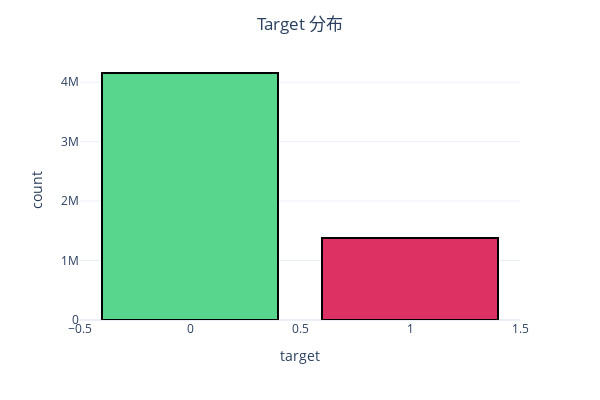

The notebook cell this image was saved under:
### Code cell
# Target {0|1} 比率
train_target = pd.DataFrame(train[target].value_counts()).reset_index()
train_target.columns = [target, 'count']

fig = px.bar(data_frame = train_target, x=target, y='count', width=600, height=400)
fig.update_traces(
                marker_color = ['#58D68D', '#DE3163'],
                marker_line_color = 'rgb(0,0,0)',
                marker_line_width=2)
fig.update_layout(
                title= 'Target 分布', 
                template = 'plotly_white',
                title_x = 0.5)

print('Target == 0 の比率: %0.2f%%' % (train_target["count"][0]*100 / (train_target["count"][0]+ train_target["count"][1])))
print('Target == 1 の比率: %0.2f%%' % (train_target["count"][1]*100 / (train_target["count"][0]+ train_target["count"][1])))

fig.show()

### Figure 1 — Plotly figure (JSON) as saved in the notebook; plotly's stock layout.template omitted (floating-point values rounded to 4 significant figures)
{"data": [{"alignmentgroup": "True", "hovertemplate": "target=%{x}<br>count=%{y}<extra></extra>", "legendgroup": "", "marker": {"color": ["#58D68D", "#DE3163"], "line": {"color": "rgb(0,0,0)", "width": 2}, "pattern": {"shape": ""}}, "name": "", "offsetgroup": "", "orientation": "v", "showlegend": false, "textposition": "auto", "type": "bar", "x": [0, 1], "xaxis": "x", "y": [4153582, 1377869], "yaxis": "y"}], "layout": {"barmode": "relative", "height": 400, "legend": {"tracegroupgap": 0}, "margin": {"t": 60}, "title": {"text": "Target 分布", "x": 0.5}, "width": 600, "xaxis": {"anchor": "y", "domain": [0, 1], "title": {"text": "target"}}, "yaxis": {"anchor": "x", "domain": [0, 1], "title": {"text": "count"}}}}
